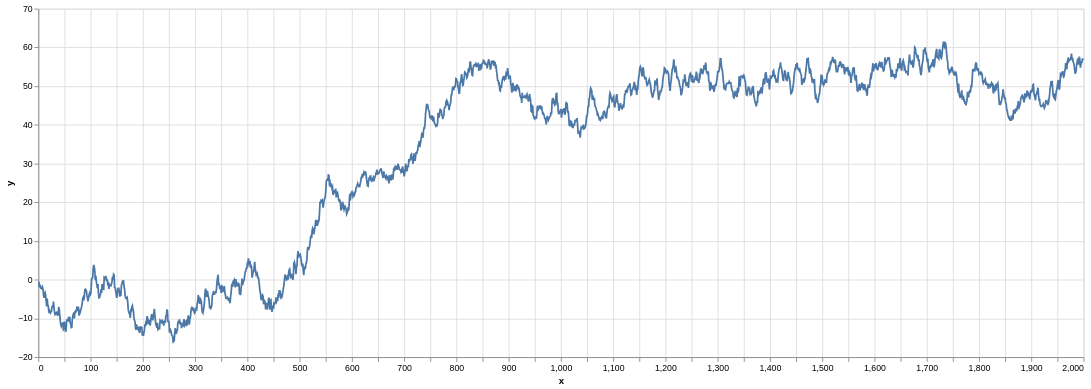

The code cell stored with this chart in its notebook:
### Code cell
trapallada.plot.signal(ds[i_signal_max][1][0, :n_samples_to_plot].numpy())

### Figure 1 — Vega-Lite specification as saved in the notebook (floating-point values rounded to 4 significant figures; data arrays with more than 128 entries replaced by an {"elided": "..."} marker saying what was removed)
{"config": {"view": {"continuousWidth": 300, "continuousHeight": 300}}, "data": {"name": "data-cfb6c29c19679f786757275562598e06"}, "mark": {"type": "line"}, "encoding": {"x": {"field": "x", "type": "quantitative"}, "y": {"field": "y", "type": "quantitative"}}, "height": 400, "width": 1200, "$schema": "https://vega.github.io/schema/vega-lite/v5.8.0.json", "datasets": {"data-cfb6c29c19679f786757275562598e06": {"elided": "2000 records"}}}
